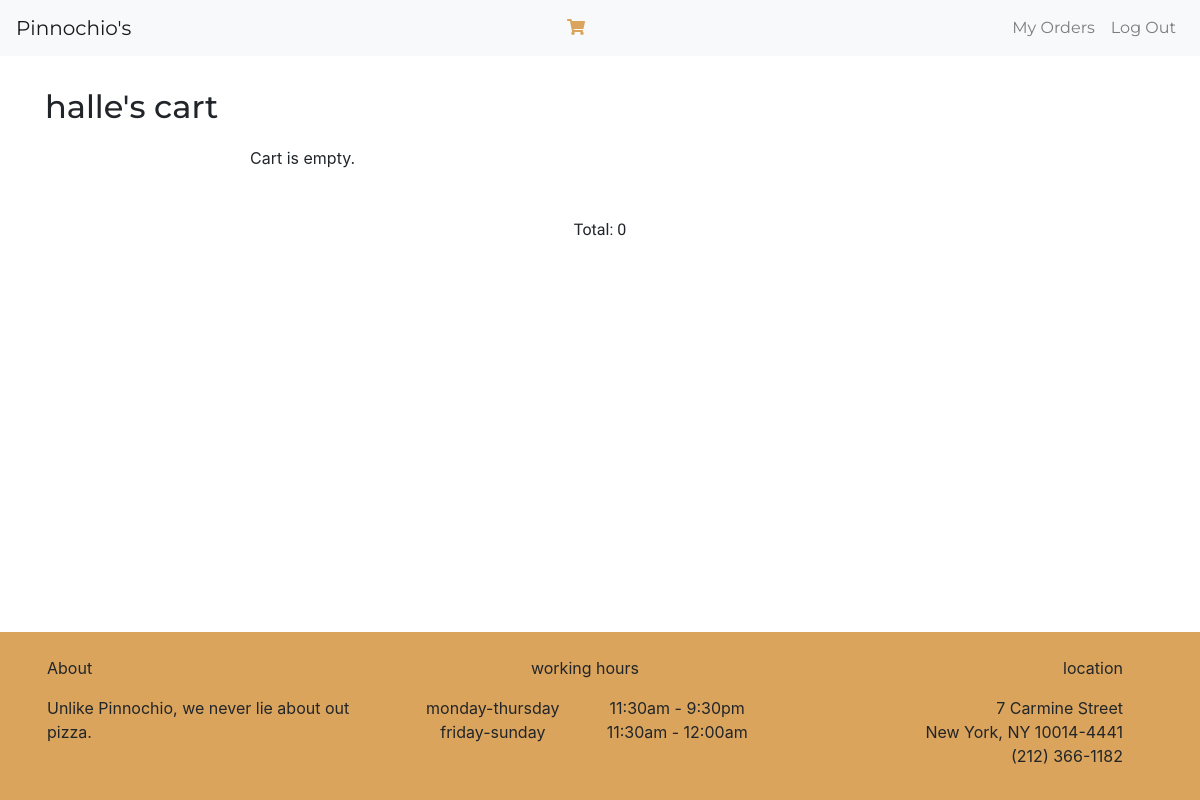
The page /cart (signed in) on the database as committed earlier.
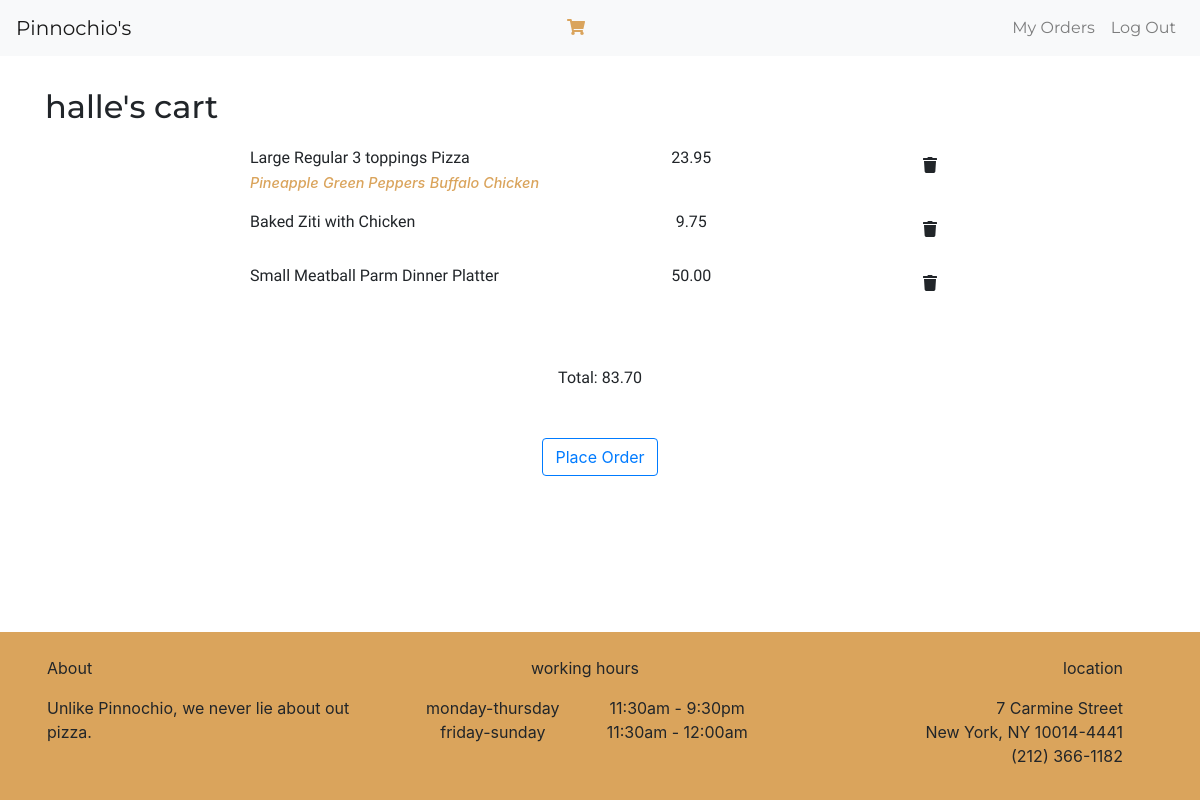
The same page on the database as committed later.
### orders/models.py (models this page shows, shortened)
class Cart (models.Model):
    order_id= models.ForeignKey(Order, on_delete=models.CASCADE, related_name="order_id")
    user=models.CharField(max_length=64)
    cart_item=models.CharField(max_length=64)
    toppings=models.ManyToManyField(Toppings, blank=True, related_name="cart_toppings")
    extras=models.ManyToManyField(Extra,blank=True, related_name="cart_extra")
    item_price=models.DecimalField(max_digits=4, decimal_places=2)

class Toppings(models.Model):
    name= models.CharField(max_length=64)
    def __str__(self):
        return f"{self.name}"

### orders/views.py (the view, shortened to what this page needs)
# urls.py: path("cart", views.cart_view, name="cart_view"),
def cart_view(request):
    if request.user.is_authenticated:
        user=request.user
        order=Order.objects.get(user=user, status="Initiated")
        print(order.id)
        try:
            cart_items=Cart.objects.all().filter(order_id=order)
        except:
            cart_items=[]
            grand_total=0
        else:
            print("Success!")
            grand_total=0
            for item in cart_items:
                grand_total+=item.item_price
                print(grand_total)
            print(grand_total)
    return render(request, "orders/cart.html", {"cart_items": cart_items, "grandtotal":grand_total})

### orders/templates/orders/cart.html (shortened to what this page needs)
{% extends "orders/base.html" %}
{% load static %}
{% block body %}
    <div class="container my-3">
        {% if user.is_authenticated %}
            <div class="header"><h2> {{user.first_name|lower}}'s cart </h2></div>
            <div class="cart">
                {% for item in cart_items %}
                    <div class="row pb-3" data-aos="fade-up">
                        <div class="col-6">
                            <div><p>{{ item.cart_item }}</p></div>
                            <div>
                                {% for topping in item.toppings.all %}
                                    <span class="toppings">{{topping}}</span>
                                {% empty %}
                                    {% for extra in item.extras.all %}
                                        <span class="extras">{{extra}}</span>
                                    {% endfor %}
                                {% endfor %}
                            </div>
                        </div>
                        <div class="col text-center"><p>{{ item.item_price }}</p></div>
                        <div class="col"><button type="submit" class="delete float-right btn" data-id='{{item.id}}'> <i class="fas fa-trash"></i></button></div>
                    </div>
                {% empty %}
                    <div><span> Cart is empty. </span></div>
                {% endfor %}
                <div class="d-flex justify-content-center my-5"><div><p>Total: {{grandtotal}}</p></div></div>
                {% if cart_items.count %}
                    <div class="d-flex justify-content-center">
                        <form action="{% url 'order_summary' %}" method="POST">
                            <button class="btn btn-outline-primary" type="submit">Place Order</button>
                        </form>
                    </div>
                {% endif %}
            </div>
        {% endif %}
    </div>
{% endblock %}

Rows that differ between the two databases and show on the page:
added Cart: cart_item "Large Regular 3 toppings Pizza", item_price "23.95"
now on this page (row unchanged): Toppings: name "Pineapple"
now on this page (row unchanged): Toppings: name "Green Peppers"
now on this page (row unchanged): Toppings: name "Buffalo Chicken"
added Cart: cart_item "Baked Ziti with Chicken", item_price "9.75"
added Cart: cart_item "Small Meatball Parm Dinner Platter", item_price "50.00"
Other text that changed with them:
{{ grandtotal }}: "0" → "83.70"
text no longer shown: "Cart is empty."
text now shown: "Place Order"
